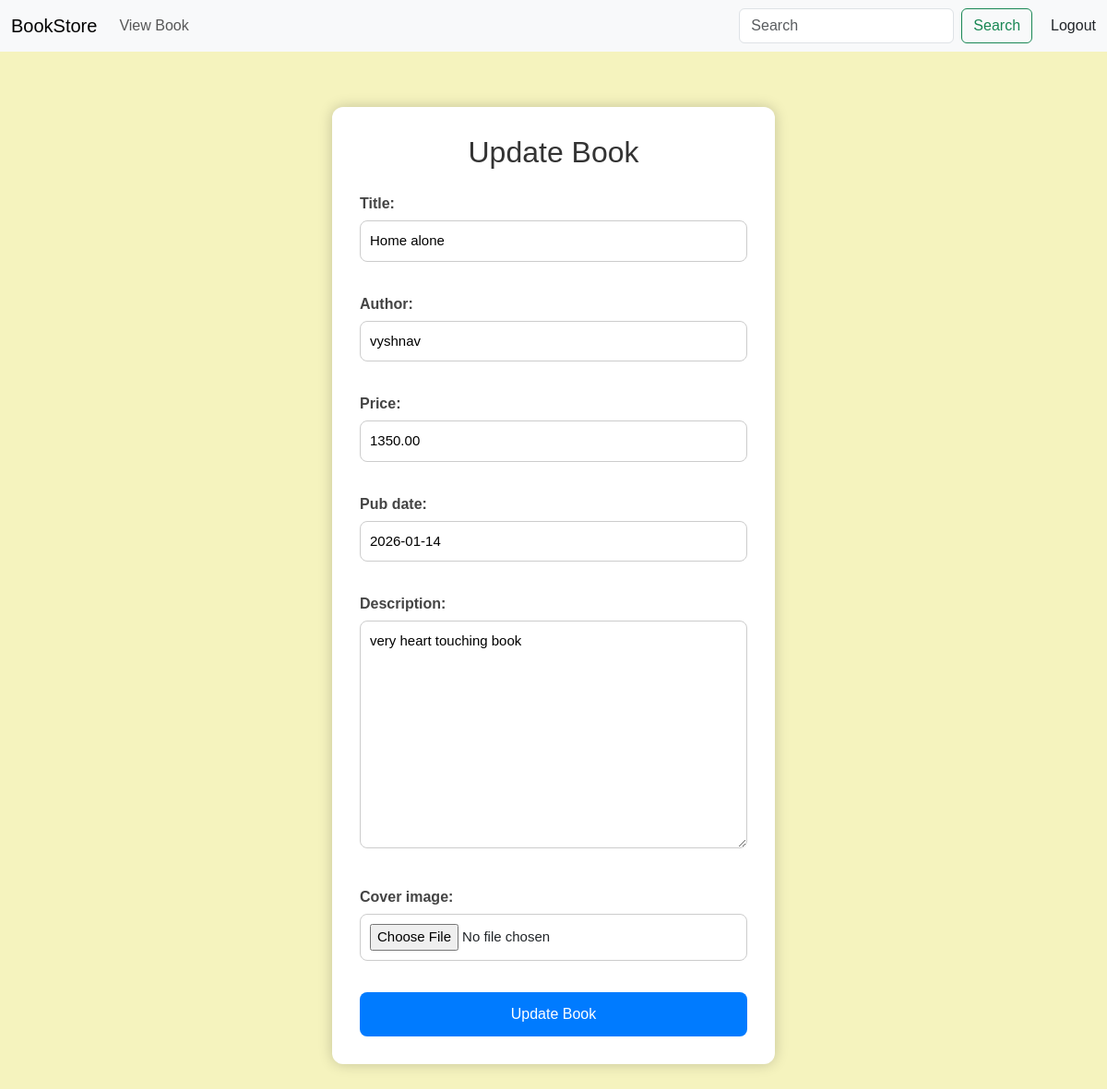
The page /updatebook/2 (signed in) on the database its author committed.
### myapp/models.py (models this page shows, shortened)
class Book(models.Model):
    title=models.CharField(max_length=100)
    author=models.CharField(max_length=100)
    price=models.DecimalField(max_digits=6 ,decimal_places=2)
    pub_date=models.DateField()
    description=models.TextField()
    cover_image=models.ImageField(upload_to='book_covers/',null=True,blank=True)

### myapp/views.py (the view)
# urls.py: path('updatebook/<int:id>',views.updatebook,name='updatebook'),
@login_required
def updatebook(request,id):
   book=Book.objects.get(id=id)
   form=BookForm(request.POST or None,request.FILES or None, instance=book)
   if form.is_valid():
      form.save()
      return redirect('viewbook')
   return render(request,'updatebook.html',{'abc':form})

### myapp/forms.py
class BookForm(forms.ModelForm):
    class Meta:
        model=Book
        fields=['title','author','price','pub_date','description','cover_image']
        widgets = {'book_name': forms.TextInput(attrs={'class':'form-control'}),}

### myapp/templates/updatebook.html (shortened to what this page needs)
{% extends 'base.html' %}
{% block content %}
<div class="container">
    <h2>Update Book</h2>
    <form method="post" enctype="multipart/form-data">
         {{abc.as_p}}
        <input type="submit" value="Update Book">
    </form>
</div>
{% endblock %}

### myapp/templates/updatebook.html (style rules this page uses)
body { background-color: rgb(245, 243, 190); font-family: Arial, Helvetica, sans-serif; }
.container { width: 40%; margin: 60px auto; background: white; padding: 30px; border-radius: 12px; box-shadow: 0px 0px 15px rgba(0, 0, 0, 0.2); }
h2 { text-align: center; margin-bottom: 25px; color: #333; }
form input[type="text"], form input[type="number"], form input[type="email"], form input[type="file"], form textarea, form select { width: 100%; padding: 10px; margin-top: 6px; margin-bottom: 18px; border-radius: 8px; border: 1px solid #ccc; font-size: 15px; transition: 0.3s; }
form label { font-weight: bold; color: #444; }
input[type="submit"] { width: 100%; padding: 12px; background-color: #007BFF; border: none; color: white; font-size: 16px; border-radius: 8px; cursor: pointer; transition: 0.3s; }

### rows shown on the page
Book: title "Home alone", author "vyshnav", price "1350.00", pub_date "2026-01-14", description "very heart touching book"
